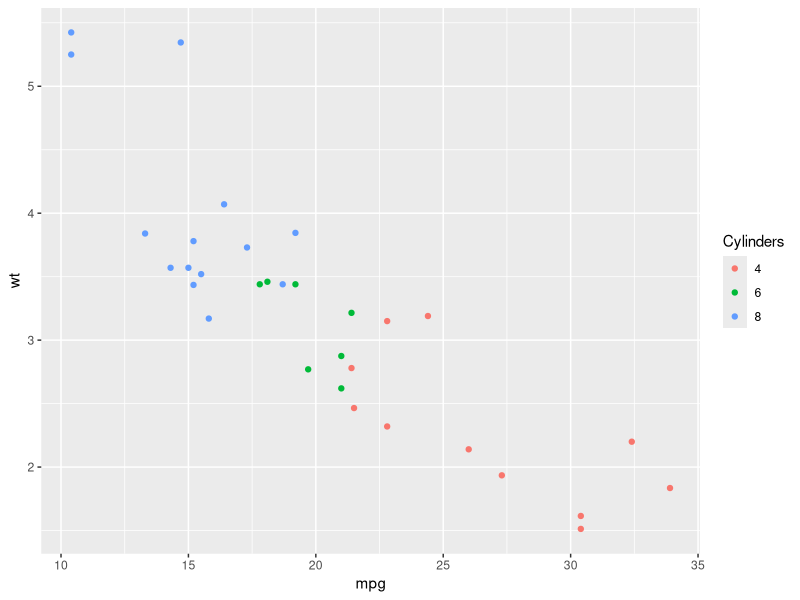
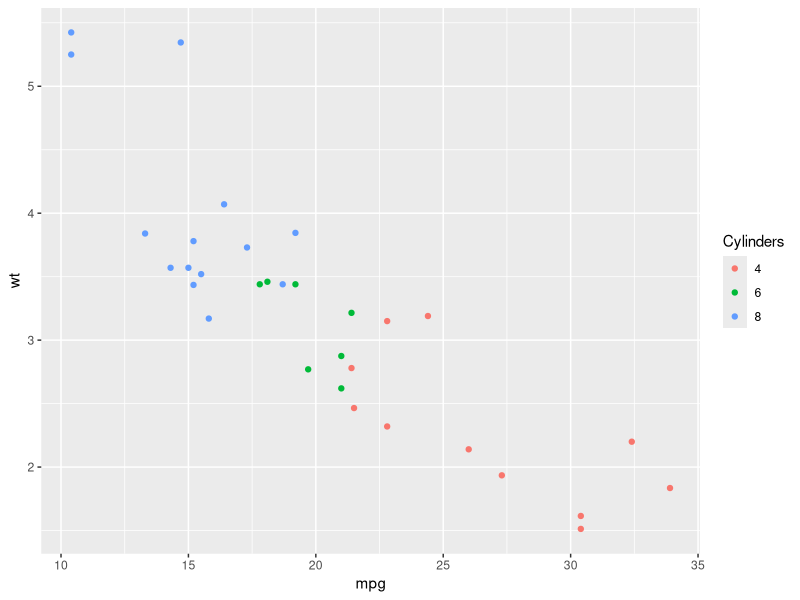

Source code (R) for these figures, in order:
## ---- chunk 1
knitr::opts_chunk$set(echo=TRUE, eval=FALSE)
registerS3method("knit_print", "data.frame", function(x, ...) {
  rmarkdown:::knit_print.data.frame(rmarkdown::paged_table(x))
}, envir = asNamespace("knitr"))
## ---- chunk 2
library(ggplot2)

# convert number of cylinders to factor (only 3 levels)
mtcars$Cylinders <- as.factor(mtcars$cyl)

ggplot(mtcars) +
  aes(mpg, wt) +
  geom_point(aes(color=Cylinders))
## ---- chunk 3
ggplot(mtcars) +
  aes(mpg, wt) +
  geom_point(aes(color=Cylinders)) +
  scale_x_continuous() +
  scale_y_continuous() +
  scale_color_discrete()
